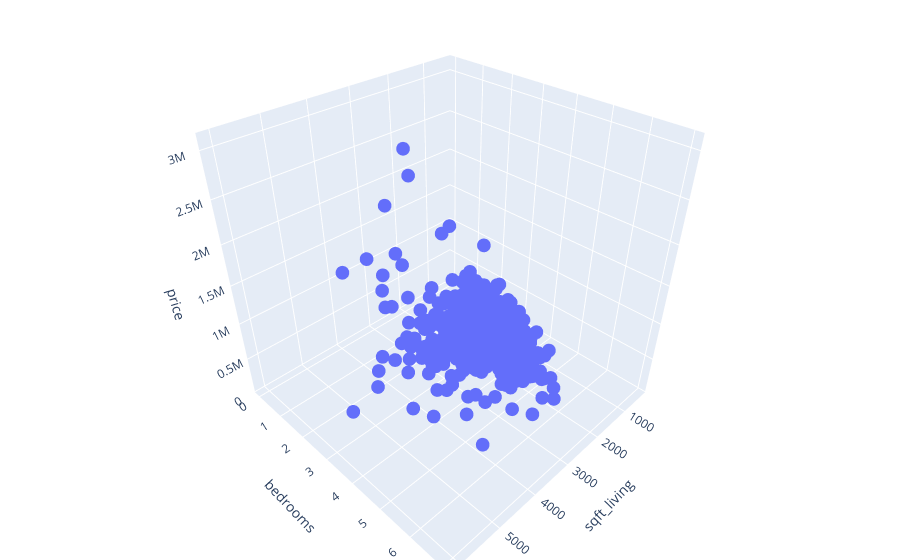

Source (notebook cell):
### Markdown cell above
###### <span style="color: #5a8a6a;">Rozwiązanie</span> <span style="color: #999; font-weight: normal; font-size: 0.85em;">(kliknij aby rozwinąć)</span>

### Code cell
# przykładowe rozwiązanie

#pierwsze 1000 wierszy
df_small = df.iloc[:1000,:]

fig = px.scatter_3d(df_small, x='sqft_living', y='bedrooms', z='price')

fig.update_layout(margin=dict(l=0, r=0, b=0, t=0))

### Figure 1 — Plotly figure (JSON) as saved in the notebook; plotly's stock layout.template omitted (floating-point values rounded to 4 significant figures; data arrays with more than 128 entries replaced by an {"elided": "..."} marker saying what was removed)
{"data": [{"hovertemplate": "sqft_living=%{x}<br>bedrooms=%{y}<br>price=%{z}<extra></extra>", "legendgroup": "", "marker": {"color": "#636efa", "symbol": "circle"}, "mode": "markers", "name": "", "scene": "scene", "showlegend": false, "type": "scatter3d", "x": {"elided": "1000 int values"}, "y": {"elided": "1000 int values"}, "z": {"elided": "1000 int values"}}], "layout": {"autosize": true, "legend": {"tracegroupgap": 0}, "margin": {"b": 0, "l": 0, "r": 0, "t": 0}, "scene": {"aspectmode": "auto", "aspectratio": {"x": 1, "y": 1, "z": 1}, "domain": {"x": [0, 1], "y": [0, 1]}, "xaxis": {"title": {"text": "sqft_living"}, "type": "linear"}, "yaxis": {"title": {"text": "bedrooms"}, "type": "linear"}, "zaxis": {"title": {"text": "price"}, "type": "linear"}}}}
